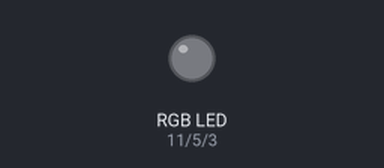
This sketch was run on a simulated Arduino Uno, built with avr-gcc and run on an emulated ATmega328P. Parts: an RGB LED mixed from three pins (HIGH = lit).

Above: at 0.5 s.
At 2.5 s:
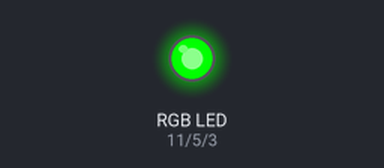
At 3.5 s:
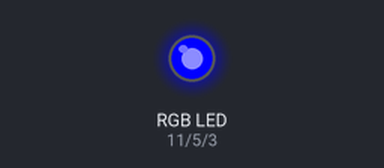
At 4.5 s:
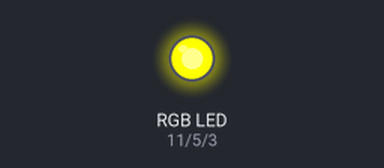
At 6.5 s:
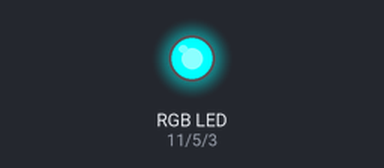
At 9.5 s:
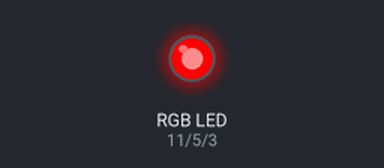
Timing chart, 0 to 10.4 s (numbered marks = the images above):
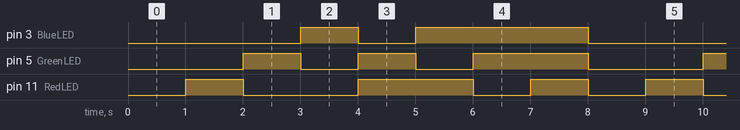

Measured:
- by itself, pin 3 (BlueLED): repeats every 8.0 s: LOW 1.0 s, HIGH 3.0 s, LOW 3.0 s, HIGH 1.0 s
- by itself, pin 5 (GreenLED): repeats every 8.0 s: LOW 1.0 s, HIGH 1.0 s, LOW 1.0 s, HIGH 2.0 s, LOW 2.0 s, HIGH 1.0 s
- by itself, pin 11 (RedLED): repeats every 8.0 s: LOW 2.0 s, HIGH 2.0 s, 2 × (LOW 1.0 s, HIGH 1.0 s)

The sketch:

ex06_02_05.ino
```cpp
// RGB LED가 8가지 색상으로 차례로 출력

#define RedLED 11
#define GreenLED 5
#define BlueLED 3

byte rgbColor[8][3] = {
  {000, 000, 000},  // black
  {255, 000, 000},  // red
  {000, 255, 000},  // green
  {000, 000, 255},  // blue
  {255, 255, 000},  // yellow
  {255, 000, 255},  // magenta
  {000, 255, 255},  // cyan
  {255, 255, 255},  // white
};

void setup() {
  pinMode(RedLED, OUTPUT);
  pinMode(GreenLED, OUTPUT);
  pinMode(BlueLED, OUTPUT);
}

void loop() {
  for (int i = 0 ; i < 8 ; i++) {
    analogWrite(RedLED, rgbColor[i][0]);
    analogWrite(GreenLED, rgbColor[i][1]);
    analogWrite(BlueLED, rgbColor[i][2]);
    delay(1000);
  }
}
```
